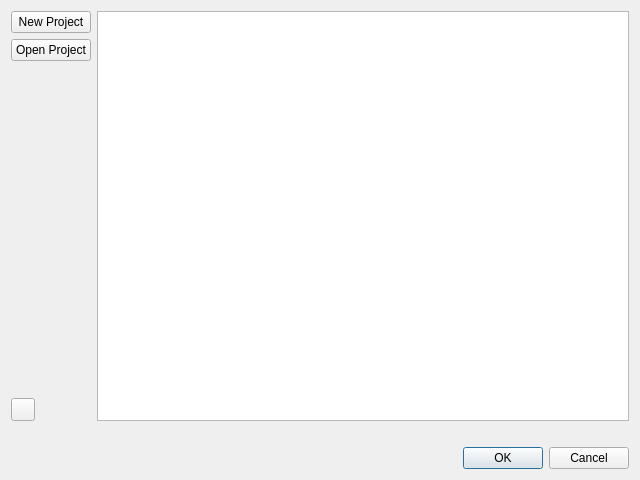
<?xml version="1.0" encoding="UTF-8"?>
<ui version="4.0">
 <class>StartupDialog</class>
 <widget class="QDialog" name="StartupDialog">
  <property name="geometry">
   <rect>
    <x>0</x>
    <y>0</y>
    <width>640</width>
    <height>480</height>
   </rect>
  </property>
  <property name="windowTitle">
   <string>Oregon Studio</string>
  </property>
  <layout class="QGridLayout" name="gridLayout">
   <item row="1" column="0">
    <widget class="QDialogButtonBox" name="buttonBox">
     <property name="orientation">
      <enum>Qt::Orientation::Horizontal</enum>
     </property>
     <property name="standardButtons">
      <set>QDialogButtonBox::StandardButton::Cancel|QDialogButtonBox::StandardButton::Ok</set>
     </property>
    </widget>
   </item>
   <item row="0" column="0">
    <layout class="QGridLayout" name="dialogLayout">
     <item row="0" column="0">
      <layout class="QVBoxLayout" name="verticalLayout">
       <item>
        <widget class="QPushButton" name="buttonNewProject">
         <property name="cursor">
          <cursorShape>PointingHandCursor</cursorShape>
         </property>
         <property name="text">
          <string>New Project</string>
         </property>
        </widget>
       </item>
       <item>
        <widget class="QPushButton" name="buttonOpenProject">
         <property name="cursor">
          <cursorShape>PointingHandCursor</cursorShape>
         </property>
         <property name="text">
          <string>Open Project</string>
         </property>
        </widget>
       </item>
       <item>
        <spacer name="verticalSpacer">
         <property name="orientation">
          <enum>Qt::Orientation::Vertical</enum>
         </property>
         <property name="sizeHint" stdset="0">
          <size>
           <width>20</width>
           <height>40</height>
          </size>
         </property>
        </spacer>
       </item>
       <item>
        <widget class="QToolButton" name="buttonSettings">
         <property name="cursor">
          <cursorShape>PointingHandCursor</cursorShape>
         </property>
         <property name="text">
          <string/>
         </property>
         <property name="icon">
          <iconset theme="QIcon::ThemeIcon::HelpAbout"/>
         </property>
        </widget>
       </item>
      </layout>
     </item>
     <item row="1" column="1">
      <spacer name="horizontalSpacer">
       <property name="orientation">
        <enum>Qt::Orientation::Horizontal</enum>
       </property>
       <property name="sizeHint" stdset="0">
        <size>
         <width>40</width>
         <height>20</height>
        </size>
       </property>
      </spacer>
     </item>
     <item row="0" column="1">
      <widget class="QListView" name="projectList"/>
     </item>
    </layout>
   </item>
  </layout>
 </widget>
 <resources/>
 <connections>
  <connection>
   <sender>buttonBox</sender>
   <signal>accepted()</signal>
   <receiver>StartupDialog</receiver>
   <slot>accept()</slot>
   <hints>
    <hint type="sourcelabel">
     <x>248</x>
     <y>254</y>
    </hint>
    <hint type="destinationlabel">
     <x>157</x>
     <y>274</y>
    </hint>
   </hints>
  </connection>
  <connection>
   <sender>buttonBox</sender>
   <signal>rejected()</signal>
   <receiver>StartupDialog</receiver>
   <slot>reject()</slot>
   <hints>
    <hint type="sourcelabel">
     <x>316</x>
     <y>260</y>
    </hint>
    <hint type="destinationlabel">
     <x>286</x>
     <y>274</y>
    </hint>
   </hints>
  </connection>
 </connections>
</ui>
